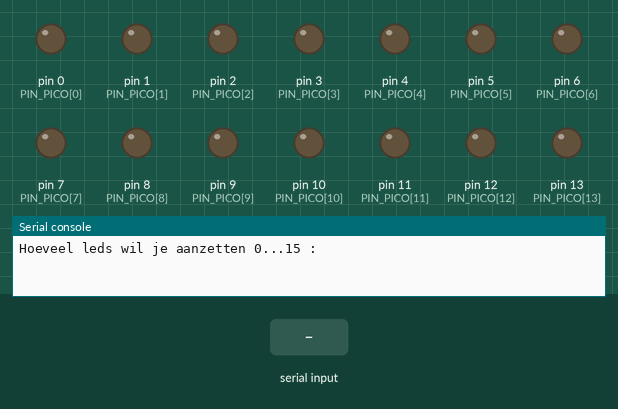
Recording of a program running on a simulated MicroPython board. On the bench: output pins drawn as LEDs (lit = HIGH), the last lines printed to the serial console. The inputs (shaded band) are chosen by the test bench. The interpreter's speed is modelled, so counts of loop turns are approximate. At 1.3 s the program stops and its outputs stay as they are.

Above: at 1.2 s.
1.3 s: "5" typed at the serial console, then Enter
At 2.4 s:
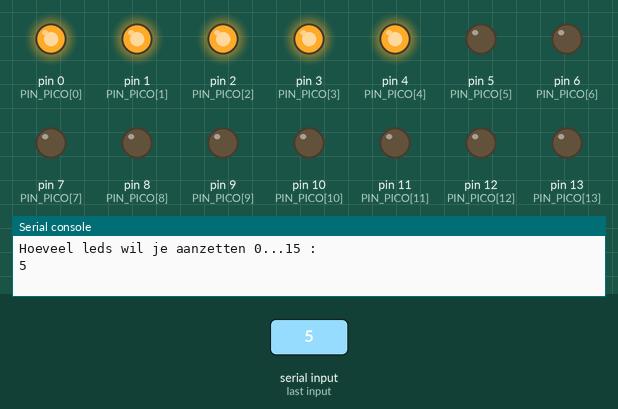
Timing chart, 0 to 2.8 s (numbered marks = the images above; inputs shaded):
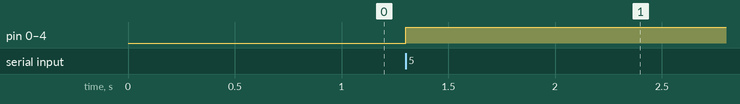

Measured:
- after the input at 1.3 s, pin 0 (PIN_PICO[0]), pin 1 (PIN_PICO[1]), pin 2 (PIN_PICO[2]), pin 3 (PIN_PICO[3]), pin 4 (PIN_PICO[4]): LOW → HIGH at once

The program:

week2test006.py
```python
from machine import Pin
from time import sleep
PIN_PICO = (0,1,2,3,4,5,6,7,8,9,10,11,12,13,14,15)

pin = []
for id in PIN_PICO:
    pin.append(Pin(id, Pin.OUT))

aantal_aan = int(input("Hoeveel leds wil je aanzetten 0...15 :"))
teller = 0
while teller < len(pin):
    if teller < aantal_aan:
        pin[teller].on()
    else:
        pin[teller].off()
    teller += 1
    
```
